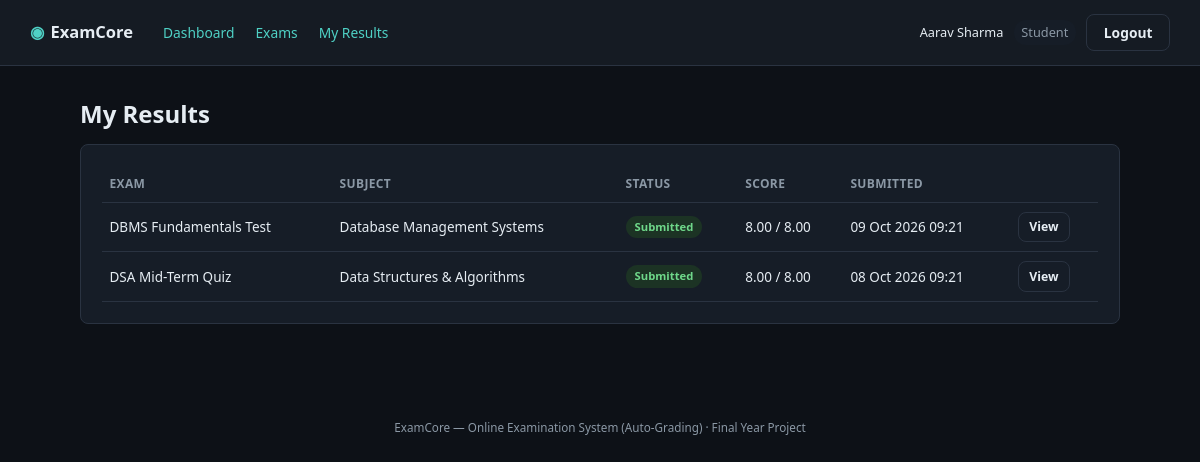
/index.php?route=student/results (signed in), run on the app's committed database.
### tables this page shows
CREATE TABLE exam_attempts (
    id                INT AUTO_INCREMENT PRIMARY KEY,
    exam_id           INT NOT NULL,
    student_id        INT NOT NULL,
    started_at        DATETIME NOT NULL,
    submitted_at      DATETIME NULL,
    status            ENUM('in_progress','submitted','auto_submitted','disqualified') NOT NULL DEFAULT 'in_progress',
    score             DECIMAL(6,2) NULL,
    total_marks       DECIMAL(6,2) NULL,
    violation_count   INT NOT NULL DEFAULT 0,
    UNIQUE KEY uniq_exam_student (exam_id, student_id),
    FOREIGN KEY (exam_id) REFERENCES exams(id) ON DELETE CASCADE,
    FOREIGN KEY (student_id) REFERENCES users(id) ON DELETE CASCADE
);

CREATE TABLE exams (
    id                INT AUTO_INCREMENT PRIMARY KEY,
    subject_id        INT NOT NULL,
    examiner_id       INT NOT NULL,
    title             VARCHAR(150) NOT NULL,
    description       TEXT NULL,
    duration_minutes  INT NOT NULL,
    negative_marking  DECIMAL(4,2) NOT NULL DEFAULT 0.00,
    shuffle_questions TINYINT(1) NOT NULL DEFAULT 0,
    status            ENUM('draft','published') NOT NULL DEFAULT 'draft',
    start_at          DATETIME NOT NULL,
    end_at            DATETIME NOT NULL,
    created_at        TIMESTAMP NOT NULL DEFAULT CURRENT_TIMESTAMP,
    FOREIGN KEY (subject_id) REFERENCES subjects(id) ON DELETE CASCADE,
    FOREIGN KEY (examiner_id) REFERENCES users(id) ON DELETE CASCADE
);

CREATE TABLE subjects (
    id            INT AUTO_INCREMENT PRIMARY KEY,
    name          VARCHAR(100) NOT NULL,
    description   TEXT NULL,
    created_by    INT NULL,
    created_at    TIMESTAMP NOT NULL DEFAULT CURRENT_TIMESTAMP,
    FOREIGN KEY (created_by) REFERENCES users(id) ON DELETE SET NULL
);

### app/controllers/StudentController.php (called while the page is built, shortened)
<?php
require_once __DIR__ . '/../../core/Auth.php';
require_once __DIR__ . '/../models/ExamAttempt.php';
class StudentController
{
    public function results(): void
    {
        $history = ExamAttempt::allByStudentWithExam(Auth::id());
        $pageTitle = 'My Results';
        require __DIR__ . '/../views/student/results.php';
    }
}

### public/index.php (called while the page is built, shortened)
<?php
require_once __DIR__ . '/../core/helpers.php';
require_once __DIR__ . '/../core/Database.php';
require_once __DIR__ . '/../core/Auth.php';
require_once __DIR__ . '/../app/controllers/StudentController.php';
$router = new Router();
$router->get('login', fn() => (new AuthController())->showLogin());
$router->post('login', fn() => (new AuthController())->login());
$router->post('logout', fn() => (new AuthController())->logout());
$router->get('admin/dashboard', fn() => (new AdminController())->dashboard());
$router->get('admin/subjects', fn() => (new AdminController())->subjects());
$router->post('admin/subjects/store', fn() => (new AdminController())->subjectStore());
$router->post('admin/subjects/update', fn() => (new AdminController())->subjectUpdate());
$router->post('admin/subjects/delete', fn() => (new AdminController())->subjectDelete());
$router->get('admin/examiners', fn() => (new AdminController())->examiners());
$router->post('admin/examiners/store', fn() => (new AdminController())->examinerStore());
$router->post('admin/examiners/status', fn() => (new AdminController())->examinerToggleStatus());
$router->get('admin/students', fn() => (new AdminController())->students());
$router->post('admin/students/store', fn() => (new AdminController())->studentStore());
$router->post('admin/students/status', fn() => (new AdminController())->studentToggleStatus());
$router->get('admin/exams', fn() => (new AdminController())->exams());
$router->get('admin/analytics', fn() => (new AdminController())->analytics());
$router->get('examiner/dashboard', fn() => (new ExaminerController())->dashboard());
$router->get('examiner/exams', fn() => (new ExaminerController())->exams());
$router->get('examiner/exams/create', fn() => (new ExaminerController())->examCreateForm());
$router->post('examiner/exams/store', fn() => (new ExaminerController())->examStore());
$router->get('examiner/exams/edit', fn() => (new ExaminerController())->examEditForm());
$router->post('examiner/exams/update', fn() => (new ExaminerController())->examUpdate());
$router->post('examiner/exams/delete', fn() => (new ExaminerController())->examDelete());
$router->post('examiner/exams/publish', fn() => (new ExaminerController())->examPublishToggle());
$router->get('examiner/questions', fn() => (new ExaminerController())->questions());
$router->post('examiner/questions/store', fn() => (new ExaminerController())->questionStore());
$router->post('examiner/questions/update', fn() => (new ExaminerController())->questionUpdate());
$router->post('examiner/questions/delete', fn() => (new ExaminerController())->questionDelete());
$router->get('examiner/results', fn() => (new ExaminerController())->results());
$router->get('examiner/analytics', fn() => (new ExaminerController())->analytics());
$router->get('student/dashboard', fn() => (new StudentController())->dashboard());
$router->get('student/exams', fn() => (new StudentController())->exams());
$router->get('student/exam/start', fn() => (new StudentController())->examStart());
$router->get('student/exam/attempt', fn() => (new StudentController())->examAttempt());
$router->post('student/exam/autosave', fn() => (new StudentController())->autosave());
$router->post('student/exam/violation', fn() => (new StudentController())->violation());
$router->post('student/exam/submit', fn() => (new StudentController())->submit());
$router->get('student/results', fn() => (new StudentController())->results());
$router->get('student/results/view', fn() => (new StudentController())->resultView());
$route = $_GET['route'] ?? '';
$router->dispatch($_SERVER['REQUEST_METHOD'], $route);

### core/Router.php (called while the page is built, shortened)
<?php
class Router
{
    private array $routes = ['GET' => [], 'POST' => []];
    public function get(string $route, callable $handler): void
    {
        $this->routes['GET'][$route] = $handler;
    }
    public function post(string $route, callable $handler): void
    {
        $this->routes['POST'][$route] = $handler;
    }
    public function dispatch(string $method, string $route): void
    {
        $handler = $this->routes[$method][$route] ?? null;
        try {
            $handler();
        } catch (Throwable $e) {
            error_log($e->getMessage());
            http_response_code(500);
            require __DIR__ . '/../app/views/errors/500.php';
        }
    }
}

### core/helpers.php (called while the page is built, shortened)
<?php
function e(?string $value): string
{
    return htmlspecialchars($value ?? '', ENT_QUOTES, 'UTF-8');
}

### core/Auth.php (called while the page is built, shortened)
<?php
require_once __DIR__ . '/Database.php';
class Auth
{
    public static function id(): ?int
    {
        return $_SESSION['user_id'] ?? null;
    }
}

### config/database.php (called while the page is built)
<?php
return [
    'host'     => '127.0.0.1',
    'port'     => 3306,
    'database' => 'online_examination_system',
    'username' => 'root',
    'password' => '',
    'charset'  => 'utf8mb4',
];

### core/Database.php (called while the page is built)
<?php
class Database
{
    private static ?PDO $instance = null;
    public static function connect(): PDO
    {
        if (self::$instance === null) {
            $config = require __DIR__ . '/../config/database.php';
            $dsn = sprintf(
                'mysql:host=%s;port=%d;dbname=%s;charset=%s',
                $config['host'],
                $config['port'],
                $config['database'],
                $config['charset']
            );
            self::$instance = new PDO($dsn, $config['username'], $config['password'], [
                PDO::ATTR_ERRMODE            => PDO::ERRMODE_EXCEPTION,
                PDO::ATTR_DEFAULT_FETCH_MODE => PDO::FETCH_ASSOC,
                PDO::ATTR_EMULATE_PREPARES   => false,
            ]);
        }
        return self::$instance;
    }
}

### app/models/ExamAttempt.php (called while the page is built, shortened)
<?php
require_once __DIR__ . '/../../core/Database.php';
class ExamAttempt
{
    public static function allByStudentWithExam(int $studentId): array
    {
        $stmt = Database::connect()->prepare(
            'SELECT a.*, e.title AS exam_title, s.name AS subject_name
             FROM exam_attempts a
             JOIN exams e ON e.id = a.exam_id
             JOIN subjects s ON s.id = e.subject_id
             WHERE a.student_id = ?
             ORDER BY a.started_at DESC'
        );
        $stmt->execute([$studentId]);
        return $stmt->fetchAll();
    }
}

### app/views/student/results.php (the view, shortened to what this page needs)
<?php require __DIR__ . '/../partials/header.php'; ?>
<?php require __DIR__ . '/../partials/navbar.php'; ?>
<main class="page">
    <h1><?= e($pageTitle) ?></h1>
    <section class="card">
        <table class="data-table">
            <thead><tr><th>Exam</th><th>Subject</th><th>Status</th><th>Score</th><th>Submitted</th><th></th></tr></thead>
            <tbody>
            <?php foreach ($history as $h): ?>
                <tr>
                    <td><?= e($h['exam_title']) ?></td>
                    <td><?= e($h['subject_name']) ?></td>
                    <td><span class="badge badge-<?= e($h['status']) ?>"><?= e(str_replace('_', ' ', $h['status'])) ?></span></td>
                    <td><?= $h['score'] !== null ? e($h['score']) . ' / ' . e($h['total_marks']) : '&mdash;' ?></td>
                    <td><?= $h['submitted_at'] ? e(date('d M Y H:i', strtotime($h['submitted_at']))) : 'in progress' ?></td>
                    <td>
                        <?php if ($h['status'] === 'in_progress'): ?>
                            <a class="btn btn-primary btn-sm" href="/index.php?route=student/exam/start&exam_id=<?= (int)$h['exam_id'] ?>">Resume</a>
                        <?php else: ?>
                            <a class="btn btn-ghost btn-sm" href="/index.php?route=student/results/view&attempt_id=<?= (int)$h['id'] ?>">View</a>
                        <?php endif; ?>
                    </td>
                </tr>
            <?php endforeach; ?>
            </tbody>
        </table>
    </section>
</main>
<?php require __DIR__ . '/../partials/footer.php'; ?>

### public/assets/css/style.css (style rules this page uses)
:root { --bg: #0d1117; --bg-elevated: #151b23; --bg-card: #161d27; --border: #2a3341; --text: #e6edf3; --text-muted: #8b98a5; --accent: #4fd1c5; --accent-dark: #2fb3a6; --accent-contrast: #04211d; --danger: #f26d6d; --danger-bg: #3a1f22; --success: #6fd88a; --success-bg: #1c3324; --warning: #f2c46d; --warning-bg: #3a301c; --radius: 8px; --font: 'Segoe UI', system-ui, -apple-system, Roboto, sans-serif; --mono: 'Consolas', 'SFMono-Regular', Menlo, monospace; }
* { box-sizing: border-box; }
html, body { margin: 0; padding: 0; background: var(--bg); color: var(--text); font-family: var(--font); font-size: 15px; line-height: 1.5; }
a { color: var(--accent); text-decoration: none; }
h1, h2, h3 { font-weight: 600; margin: 0 0 0.5em; }
h1 { font-size: 1.6rem; }
.btn { display: inline-block; padding: 0.55rem 1.1rem; border-radius: var(--radius); border: 1px solid transparent; font-size: 0.92rem; font-weight: 600; cursor: pointer; font-family: inherit; }
.btn-ghost { background: transparent; color: var(--text); border-color: var(--border); }
.btn-sm { padding: 0.35rem 0.7rem; font-size: 0.82rem; }
.page { max-width: 1100px; margin: 0 auto; padding: 2rem; }
.card { background: var(--bg-card); border: 1px solid var(--border); border-radius: var(--radius); padding: 1.4rem; margin-bottom: 1.5rem; }
.data-table { width: 100%; border-collapse: collapse; font-size: 0.9rem; }
.data-table th, .data-table td { text-align: left; padding: 0.6rem 0.5rem; border-bottom: 1px solid var(--border); }
.data-table th { color: var(--text-muted); font-weight: 600; font-size: 0.8rem; text-transform: uppercase; letter-spacing: 0.03em; }
.badge { display: inline-block; padding: 0.2rem 0.6rem; border-radius: 12px; font-size: 0.75rem; font-weight: 600; text-transform: capitalize; }
.badge-active, .badge-published, .badge-submitted, .badge-correct { background: var(--success-bg); color: var(--success); }

### data on the page
exam_attempts: exam.title "DBMS Fundamentals Test", subjects.name "Database Management Systems", status "Submitted", score "8.00", total_marks "8.00", submitted_at "09 Oct 2026 09:21"
exam_attempts: exam.title "DSA Mid-Term Quiz", subjects.name "Data Structures & Algorithms", status "Submitted", score "8.00", total_marks "8.00", submitted_at "08 Oct 2026 09:21"

### other printed values
$label "Dashboard"
$label "Exams"
$label "My Results"
Auth::name() "Aarav Sharma"
str_replace('_', ' ', $role) "Student"
$pageTitle "My Results"
